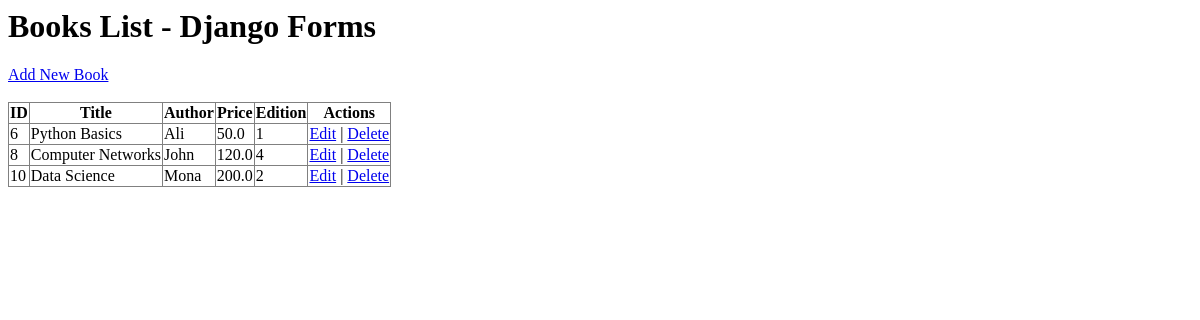
The page /books/lab9_part2/listbooks on the database as committed earlier.
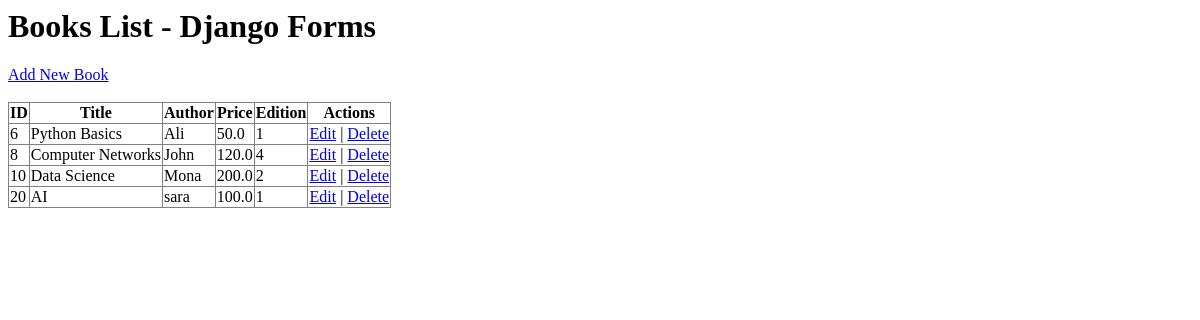
The same page on the database as committed later.
### apps/bookmodule/models.py (models this page shows)
class Book(models.Model):
    title = models.CharField(max_length = 50)
    author = models.CharField(max_length = 50)
    price = models.FloatField(default = 0.0)
    edition = models.SmallIntegerField(default = 1)

### apps/bookmodule/views.py (the view)
# urls.py: path('lab9_part2/listbooks', views.list_books_form, name='list_books_form'),
def list_books_form(request):
    books = Book.objects.all()
    return render(request, 'bookmodule/lab9_part2/listbooks.html', {'books': books})

### templates/bookmodule/lab9_part2/listbooks.html (shortened to what this page needs)
<h1>Books List - Django Forms</h1>
<a href="{% url 'add_book_form' %}">Add New Book</a>
<table border="1"style=" border-collapse: collapse">
    <tr>
        <th>ID</th>
        <th>Title</th>
        <th>Author</th>
        <th>Price</th>
        <th>Edition</th>
        <th>Actions</th>
    </tr>
    {% for book in books %}
    <tr>
        <td>{{ book.id }}</td>
        <td>{{ book.title }}</td>
        <td>{{ book.author }}</td>
        <td>{{ book.price }}</td>
        <td>{{ book.edition }}</td>
        <td>
            <a href="{% url 'edit_book_form' book.id %}">Edit</a>
            |
            <a href="{% url 'delete_book_form' book.id %}">Delete</a>
        </td>
    </tr>
    {% endfor %}
</table>

Rows that differ between the two databases and show on the page:
added Book: id "20", title "AI", author "sara", price "100.0", edition "1"
